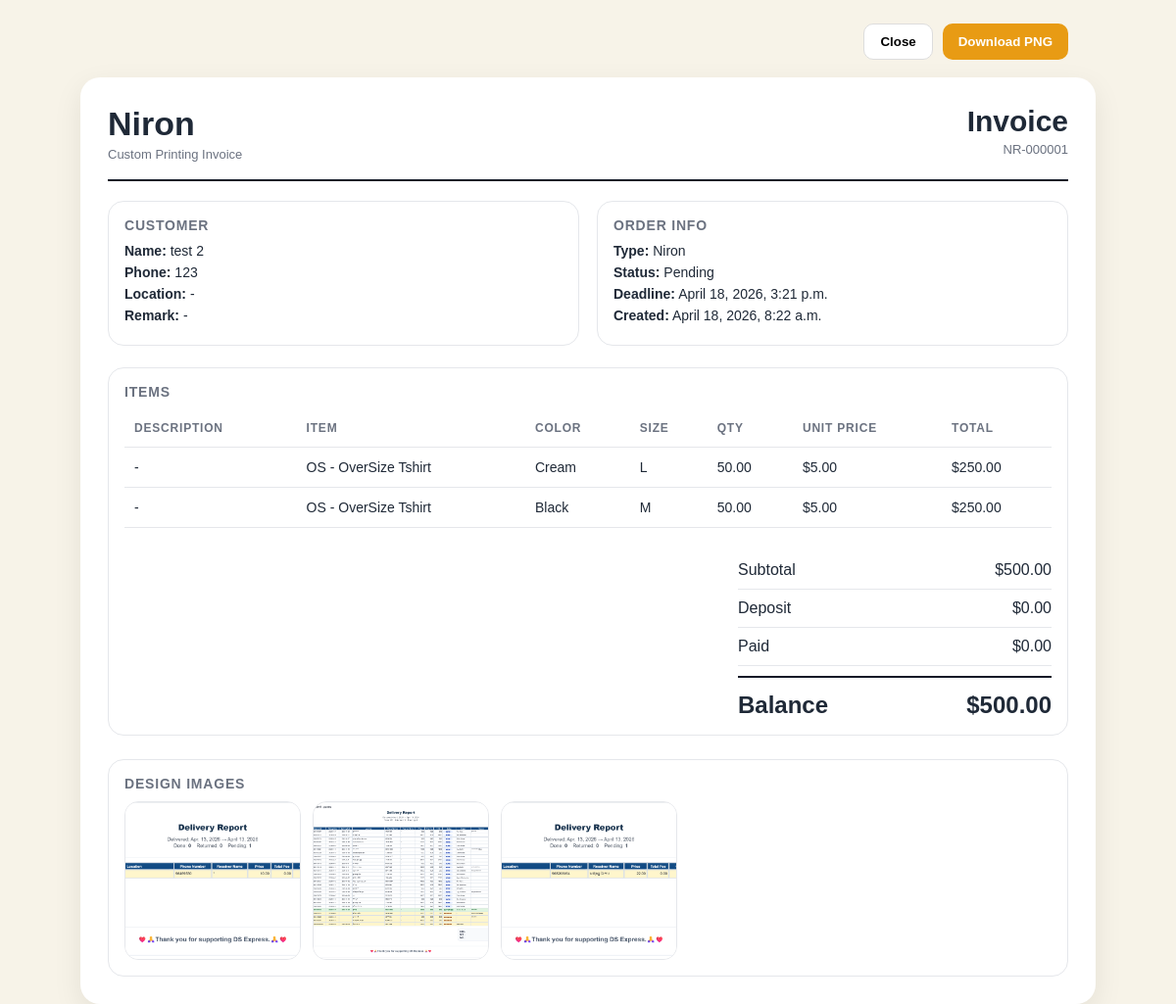
Screenshot of /orders/1/invoice/ (signed in) with the database file from the repository.
### orders/models.py (models this page shows, shortened)
class Order(models.Model):
    STATUS_PENDING = "PENDING"
    STATUS_PROCESSING = "PROCESSING"
    STATUS_DONE = "DONE"
    STATUS_CHOICES = [
        (STATUS_PENDING, "Pending"),
        (STATUS_PROCESSING, "Processing"),
        (STATUS_DONE, "Done"),
    ]
    TYPE_NIRON = "NIRON"
    TYPE_KAMPU = "KAMPU"
    TYPE_CHOICES = [
        (TYPE_NIRON, "Niron"),
        (TYPE_KAMPU, "Kampu"),
    ]
    order_no = models.CharField(max_length=50, unique=True, blank=True)
    order_type = models.CharField(max_length=20, choices=TYPE_CHOICES, default=TYPE_NIRON)
    customer_name = models.CharField(max_length=120)
    phone = models.CharField(max_length=30, blank=True, default="")
    customer_location = models.CharField(max_length=255, blank=True, default="")
    deadline = models.DateTimeField()
    total_amount = models.DecimalField(max_digits=12, decimal_places=2, default=0)
    deposit_amount = models.DecimalField(max_digits=12, decimal_places=2, default=0)
    paid_amount = models.DecimalField(max_digits=12, decimal_places=2, default=0)
    status = models.CharField(max_length=20, choices=STATUS_CHOICES, default=STATUS_PENDING)
    remark = models.TextField(blank=True, default="")
    created_at = models.DateTimeField(auto_now_add=True)
    stock_deducted = models.BooleanField(default=False)
    total_pcs = models.DecimalField(max_digits=12, decimal_places=2, default=0)
    done_pcs = models.DecimalField(max_digits=12, decimal_places=2, default=0)
    class Meta:
        ordering = ["-id"]
    @property
    def balance_amount(self):
        return (self.total_amount or Decimal("0")) - (self.paid_amount or Decimal("0"))

class OrderItem(models.Model):
    MODE_CLOTH = "CLOTH"
    MODE_FILM = "FILM"
    MODE_CHOICES = [
        (MODE_CLOTH, "Cloth"),
        (MODE_FILM, "Film"),
    ]
    order = models.ForeignKey(Order, on_delete=models.CASCADE, related_name="items")
    item_mode = models.CharField(
        max_length=20,
        choices=MODE_CHOICES,
        default=MODE_CLOTH,
    )
    shirt_item = models.ForeignKey(
        InventoryItem,
        on_delete=models.PROTECT,
        related_name="order_shirt_items",
        blank=True,
        null=True,
    )
    color = models.ForeignKey(
        Color,
        on_delete=models.PROTECT,
        related_name="order_items",
        blank=True,
        null=True,
    )
    size = models.ForeignKey(
        Size,
        on_delete=models.PROTECT,
        related_name="order_items",
        blank=True,
        null=True,
    )
    film_item = models.ForeignKey(
        InventoryItem,
        on_delete=models.PROTECT,
        related_name="order_film_items",
        blank=True,
        null=True,
    )
    description = models.CharField(max_length=200, blank=True, default="")
    quantity = models.DecimalField(
        max_digits=12,
        decimal_places=2,
        validators=[MinValueValidator(Decimal("0.01"))],
        default=1,
    )
    done_qty = models.DecimalField(max_digits=12, decimal_places=2, default=0)
    unit_price = models.DecimalField(max_digits=12, decimal_places=2, default=0)
    film_meter_per_piece = models.DecimalField(max_digits=12, decimal_places=4, default=0)
    manual_film_meter = models.DecimalField(max_digits=12, decimal_places=4, default=0)
    line_total = models.DecimalField(max_digits=12, decimal_places=2, default=0)
    class Meta:
        ordering = ["id"]

class OrderDesignFile(models.Model):
    order = models.ForeignKey(
        Order,
        on_delete=models.CASCADE,
        related_name="design_files",
    )
    image = models.ImageField(upload_to="order_designs/")
    uploaded_at = models.DateTimeField(auto_now_add=True)
    class Meta:
        ordering = ["id"]

### inventory/models.py (models this page shows, shortened)
class InventoryItem(models.Model):
    TYPE_SHIRT = "SHIRT"
    TYPE_FILM = "FILM"
    TYPE_CHOICES = [
        (TYPE_SHIRT, "Shirt"),
        (TYPE_FILM, "Film"),
    ]
    UNIT_PCS = "PCS"
    UNIT_METER = "METER"
    UNIT_CHOICES = [
        (UNIT_PCS, "PCS"),
        (UNIT_METER, "Meter"),
    ]
    STYLE_OVERSIZE = "OVERSIZE"
    STYLE_POLO = "POLO"
    STYLE_BOXY = "BOXY"
    STYLE_CHOICES = [
        (STYLE_OVERSIZE, "Oversize"),
        (STYLE_POLO, "Polo"),
        (STYLE_BOXY, "Boxy"),
    ]
    code = models.CharField(max_length=50, unique=True, blank=True)
    name = models.CharField(max_length=120)
    item_type = models.CharField(max_length=20, choices=TYPE_CHOICES)
    unit = models.CharField(max_length=20, choices=UNIT_CHOICES)
    sample_style = models.CharField(
        max_length=20,
        choices=STYLE_CHOICES,
        default=STYLE_OVERSIZE,
        blank=True,
    )
    is_active = models.BooleanField(default=True)
    class Meta:
        ordering = ["code", "id"]
    def __str__(self):
        return f"{self.code} - {self.name}"

class Color(models.Model):
    code = models.CharField(max_length=20, unique=True)
    name = models.CharField(max_length=50)
    hex_code = models.CharField(max_length=7, default="#000000")
    is_active = models.BooleanField(default=True)
    class Meta:
        ordering = ["name"]
    def __str__(self):
        return self.name

class Size(models.Model):
    code = models.CharField(max_length=20, unique=True)
    name = models.CharField(max_length=50)
    sort_order = models.PositiveIntegerField(default=0)
    is_active = models.BooleanField(default=True)
    class Meta:
        ordering = ["sort_order", "id"]
    def __str__(self):
        return self.name

### orders/views.py (the view)
# urls.py: path("<int:pk>/invoice/", views.order_invoice, name="order_invoice"),
@login_required
@permission_required("orders.view_order", raise_exception=True)
def order_invoice(request, pk):
    order = get_object_or_404(
        Order.objects.prefetch_related(
            "items",
            "design_files",
        ),
        pk=pk,
    )
    return render(request, "orders/order_invoice.html", {"order": order})

### templates/orders/order_invoice.html (shortened to what this page needs)
<!DOCTYPE html>
<html lang="en">
<head>
</head>
<body>
    <div class="toolbar">
        <button class="btn btn-light" onclick="window.close()">Close</button>
        <button class="btn btn-primary" onclick="downloadPNG()">Download PNG</button>
    </div>
    <div class="invoice-wrap" id="invoice-area">
        <div class="head">
            <div>
                <div class="brand">Niron</div>
                <div class="sub">Custom Printing Invoice</div>
            </div>
            <div class="invoice-title">
                <h1>Invoice</h1>
                <div class="sub">{{ order.order_no }}</div>
            </div>
        </div>
        <div class="meta-grid">
            <div class="box">
                <h3>Customer</h3>
                <div class="line"><strong>Name:</strong> {{ order.customer_name|default:"-" }}</div>
                <div class="line"><strong>Phone:</strong> {{ order.phone|default:"-" }}</div>
                <div class="line"><strong>Location:</strong> {{ order.customer_location|default:"-" }}</div>
                <div class="line"><strong>Remark:</strong> {{ order.remark|default:"-" }}</div>
            </div>
            <div class="box">
                <h3>Order Info</h3>
                <div class="line"><strong>Type:</strong> {{ order.get_order_type_display }}</div>
                <div class="line"><strong>Status:</strong> {{ order.get_status_display }}</div>
                <div class="line"><strong>Deadline:</strong> {{ order.deadline }}</div>
                <div class="line"><strong>Created:</strong> {{ order.created_at }}</div>
            </div>
        </div>
        <div class="box">
            <h3>Items</h3>
            <table>
                <thead>
                    <tr>
                        <th>Description</th>
                        <th>Item</th>
                        <th>Color</th>
                        <th>Size</th>
                        <th>Qty</th>
                        <th>Unit Price</th>
                        <th>Total</th>
                    </tr>
                </thead>
                <tbody>
                    {% for item in order.items.all %}
                    <tr>
                        <td>{{ item.description|default:"-" }}</td>
                        <td>
                            {% if item.item_mode == "FILM" %}
                                {{ item.film_item|default:"-" }}
                            {% else %}
                                {{ item.shirt_item|default:"-" }}
                            {% endif %}
                        </td>
                        <td>{{ item.color|default:"-" }}</td>
                        <td>{{ item.size|default:"-" }}</td>
                        <td>{{ item.quantity }}</td>
                        <td>${{ item.unit_price }}</td>
                        <td>${{ item.line_total }}</td>
                    </tr>
                    {% empty %}
                    <tr>
                        <td colspan="7">No items</td>
                    </tr>
                    {% endfor %}
                </tbody>
            </table>
            <div class="summary">
                <div class="summary-row">
                    <span>Subtotal</span>
                    <span>${{ order.total_amount }}</span>
                </div>
                <div class="summary-row">
                    <span>Deposit</span>
                    <span>${{ order.deposit_amount }}</span>
                </div>
                <div class="summary-row">
                    <span>Paid</span>
                    <span>${{ order.paid_amount }}</span>
                </div>
                <div class="summary-total">
                    <span>Balance</span>
                    <span>${{ order.balance_amount }}</span>
                </div>
            </div>
        </div>
        {% if order.design_files.all %}
        <div class="designs">
            <div class="box">
                <h3>Design Images</h3>
                <div class="design-grid">
                    {% for img in order.design_files.all %}
                    <img src="{{ img.image.url }}" alt="Design">
                    {% endfor %}
                </div>
            </div>
        </div>
        {% endif %}
    </div>
</body>
</html>

### templates/orders/order_invoice.html (style rules this page uses)
body { margin: 0; padding: 24px; background: #f7f3e8; font-family: Arial, sans-serif; color: #1f2937; }
.toolbar { max-width: 980px; margin: 0 auto 18px; display: flex; justify-content: flex-end; gap: 10px; }
.btn { border: none; border-radius: 10px; padding: 10px 16px; cursor: pointer; font-weight: 700; }
.btn-primary { background: #E89B14; color: white; }
.btn-light { background: white; border: 1px solid #ddd; }
.invoice-wrap { max-width: 980px; margin: 0 auto; background: white; border-radius: 20px; padding: 28px; box-shadow: 0 10px 30px rgba(0,0,0,.08); }
.head { display: flex; justify-content: space-between; gap: 20px; border-bottom: 2px solid #111827; padding-bottom: 18px; margin-bottom: 20px; }
.brand { font-size: 34px; font-weight: 800; color: #1f2937; }
.sub { color: #6b7280; font-size: 13px; margin-top: 4px; }
.invoice-title { text-align: right; }
.invoice-title h1 { margin: 0; font-size: 30px; }
.meta-grid { display: grid; grid-template-columns: 1fr 1fr; gap: 18px; margin-bottom: 22px; }
.box { border: 1px solid #e5e7eb; border-radius: 16px; padding: 16px; }
.box h3 { margin: 0 0 10px; font-size: 14px; text-transform: uppercase; letter-spacing: .8px; color: #6b7280; }
.line { margin-bottom: 6px; font-size: 14px; }
table { width: 100%; border-collapse: collapse; margin-top: 8px; }
th, td { padding: 12px 10px; border-bottom: 1px solid #e5e7eb; text-align: left; font-size: 14px; }
th { font-size: 12px; color: #6b7280; text-transform: uppercase; letter-spacing: .8px; }
.summary { margin-top: 24px; margin-left: auto; width: 320px; }
.summary-row { display: flex; justify-content: space-between; padding: 10px 0; border-bottom: 1px solid #e5e7eb; }
.summary-total { display: flex; justify-content: space-between; padding-top: 14px; margin-top: 10px; border-top: 2px solid #111827; font-size: 24px; font-weight: 800; }
.designs { margin-top: 24px; }
.design-grid { display: grid; grid-template-columns: repeat(auto-fill, minmax(160px, 1fr)); gap: 14px; }
.design-grid img { width: 100%; height: 160px; object-fit: cover; border-radius: 14px; border: 1px solid #e5e7eb; }

### rows the page displays
Order: order_no "NR-000001", customer_name "test 2", phone "123", customer_location "-", remark "-", order_type "Niron", status "Pending", deadline "April 18, 2026, 3:21 p.m.", created_at "April 18, 2026, 8:22 a.m.", total_amount "500.00", deposit_amount "0.00", paid_amount "0.00", balance_amount "500.00"
OrderItem: description "-", shirt_item "OS - OverSize Tshirt", color "Cream", size "L", quantity "50.00", unit_price "5.00", line_total "250.00"
OrderItem: description "-", shirt_item "OS - OverSize Tshirt", color "Black", size "M", quantity "50.00", unit_price "5.00", line_total "250.00"
OrderDesignFile: image (picture)
OrderDesignFile: image (picture)
OrderDesignFile: image (picture)
